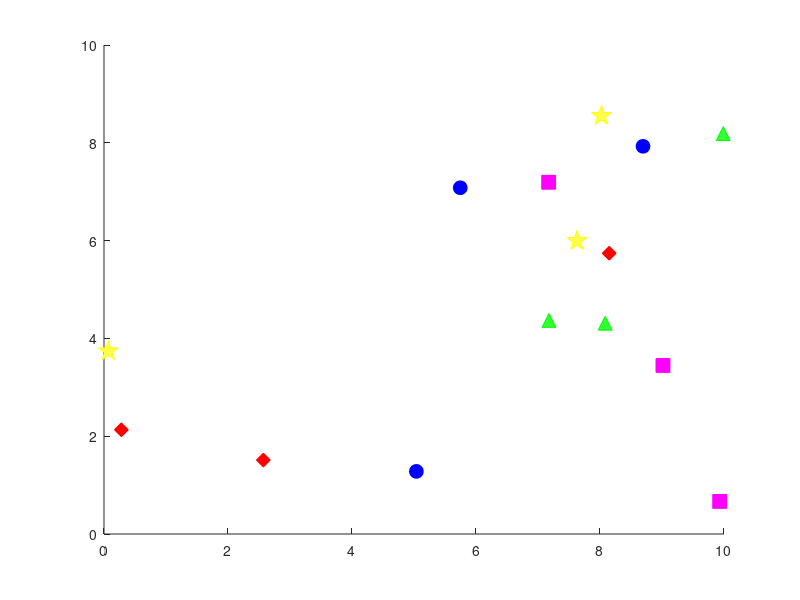

MATLAB code to generate this figure: (Note: this script raises an error after producing the figure.)
clear all;
%% generate 2D objects
truth_objects = rand(15,2)*10;
truth_objects(:,3) = mod(1:15, 5);
%truth_objects(:,3)=[1:5,1:5,1:5];
truth_objects(:,3) = 5*(truth_objects(:,3) == 0) + truth_objects(:,3);

%% plot 2D objects
figure; hold on; set(0,'DefaultLineMarkerSize',10)
for i=1:length(truth_objects)
    switch truth_objects(i,3)
        case 1 
            plot(truth_objects(i,1),truth_objects(i,2),'bo','MarkerFaceColor','b');            
        case 2
            plot(truth_objects(i,1),truth_objects(i,2),'rd','MarkerFaceColor','r');
        case 3
            plot(truth_objects(i,1),truth_objects(i,2),'ms','MarkerFaceColor','m');
        case 4
            plot(truth_objects(i,1),truth_objects(i,2),'g^','MarkerFaceColor',[0.2 1 0.2]);
        case 5
            plot(truth_objects(i,1),truth_objects(i,2),'yp','MarkerFaceColor',[1 1 0.3],...
                                'MarkerSize',15);
    end
end

%% draw trajectory
[x,y] = ginput();

%% generate odometry
%truth_traj=[];

% for i=2:length(x)
%     l = norm([x(i)-x(i-1) y(i)-y(i-1)]);
%     t=0:0.1:l;
%     xq=interp1([0 l],[x(i-1) x(i)],t,'spline');
%     yq=interp1([0 l],[y(i-1) y(i)],t,'spline');
%     truth_traj = [truth_traj; [xq' yq']];
% end

t= 1:length(x);
tq = 1:0.1:length(x);
slope0 = 0; slopeF = 0;
xq = spline(t, [slope0; x; slopeF], tq);
yq = spline(t, [slope0; y; slopeF], tq);
%figure; plot(x, y, 'o', xq, yq, ':.');
truth_traj = [xq' yq'];

for i=1:length(truth_traj)-1
    odoms(i,3)=atan2(truth_traj(i+1,2)-truth_traj(i,2),truth_traj(i+1,1)-truth_traj(i,1));
end

truth_traj = truth_traj(1:end-1,:);

odoms(end,3)=odoms(end-1,3);
odoms(:,1:2) = truth_traj(1:end,1:2);

truth_traj(1:end,3) = odoms(:,3);
truth_traj(end, 3) = truth_traj(end,3);

%%
for i=2:length(odoms)
    R = [cos(odoms(i,3)),sin(odoms(i,3)); -sin(odoms(i,3)) cos(odoms(i,3))];
    node_edge.dpos(:,i)= R'*(odoms(i,1:2)-odoms(i-1,1:2))';
    node_edge.dtheta(i) = odoms(i,3)-odoms(i-1,3);
end

%% generate object measurements
FOV=4; AOV=60/180*pi;
lm_edge.id1=[];
lm_edge.id2=[];
lm_edge.dpos=[];
lm_edge.label=[];
for i=2:length(odoms)
    % This block of code find the landmarks which are in the field of
    % vision of the robot at a particular point
    
    % This is a list of the distances of all the landmarks from the current
    % position of the robot. Length of list = Total landmarks
    % dx, dy = vector towards landmark wrt the object
    % dtheta = angle of the vector wrt the car's body
    dx=truth_objects(:,1)-odoms(i,1);
    dy=truth_objects(:,2)-odoms(i,2);
    dtheta = mod(atan2(dy,dx)-odoms(i,3)+pi,2*pi)-pi;
    R = [cos(odoms(i,3)),sin(odoms(i,3)); -sin(odoms(i,3)) cos(odoms(i,3))];
    idx = find((dx.^2+dy.^2)<FOV^2 & abs(dtheta)<AOV);
    % Convert the vector dx, dy which was wrt the world coordinates to
    % vectors from the robot's body. dtheta was already changed
    dpos = R'*[dx';dy'];
    
    % This stores the position of the sensor state at which the landmark was
    % observed by repeating the current index i(representing \alpha_k) by the
    % number of landmarks found at that instant, which would be the len of
    % the idx vector.
    lm_edge.id1=[lm_edge.id1 repmat(i,1,length(idx))-1];
    % This stores the landmark number (out of 15 here) (\beta_k)
    lm_edge.id2=[lm_edge.id2 idx'];
    % This is the distance measurement
    lm_edge.dpos=[lm_edge.dpos dpos(:,idx)];
    % This is the semantic measurement. $S_t = {s^c_k}$
    % These measurements are considered perfect here and the score $s^s_k$ 
    % and the bounding box $s^b_k$ is not part of the measurement here.
    lm_edge.label=[lm_edge.label truth_objects(idx,3)'];
end

%% save data as mat file
save('data/my_simulation_3.mat', 'AOV', 'FOV', 'lm_edge', 'node_edge', 'truth_objects', 'truth_traj');